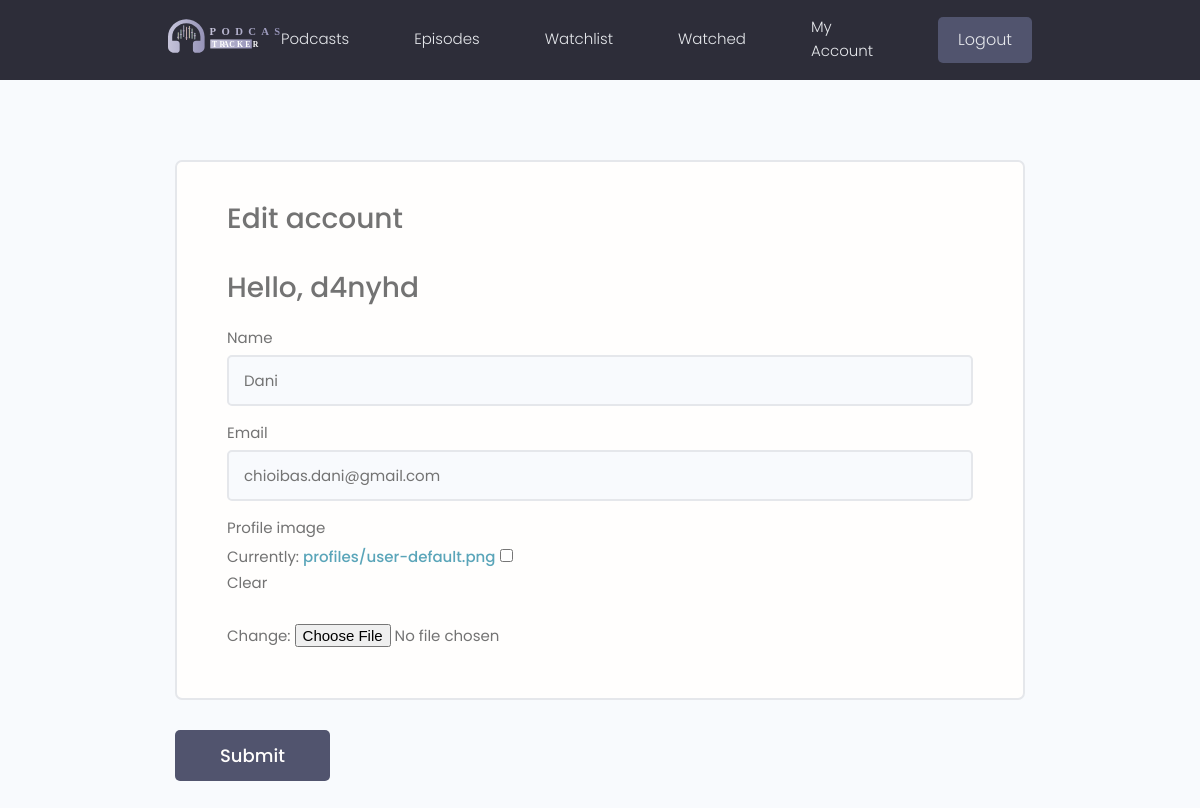
The app's page /users/edit-account/ (signed in) with its own data.
### users/models.py (models this page shows, shortened)
class Profile(models.Model):
    user = models.OneToOneField(User, on_delete=models.CASCADE, null=True, blank=True)
    name = models.CharField(max_length=200, blank=True, null=True)
    email = models.EmailField(max_length=500,blank=True,null=True)
    username = models.CharField(max_length=200, blank=True, null=True)
    profile_image = models.ImageField(null=True, blank=True, upload_to="profiles/", default="profiles/user-default.png")
    created = models.DateTimeField(auto_now_add=True)
    id = models.UUIDField(default=uuid.uuid4, unique=True, primary_key=True, editable=False)

### users/views.py (the view)
# urls.py: path("edit-account/",views.editAccount,name="edit-account"),
@login_required(login_url='login')
def editAccount(request):
    profile=request.user.profile
    form=ProfileForm(instance=profile)
    if request.method=='POST':
        form=ProfileForm(request.POST, request.FILES, instance=profile)
        if form.is_valid():
            form.save()
            messages.success(request, 'Account updated successfully.')
            return redirect('edit-account')
    context={'form':form,'username':profile.username}
    return render(request, 'users/profile_form.html', context)

### users/forms.py
class ProfileForm(ModelForm):
    class Meta:
        model = Profile
        fields= ['name','email','profile_image']
    def __init__(self, *args, **kwargs):
        super(ProfileForm, self).__init__(*args, **kwargs)
        for name, field in self.fields.items():
            field.widget.attrs.update({'class': 'input'})

### users/templates/users/profile_form.html (shortened to what this page needs)
{% extends 'main.html' %}
{% block content %}
    <main class="formPage my-xl">
        <div class="content-box">
            <div class="formWrapper">
                <h4>Edit account</h4>
                <br>
                <h4>Hello, {{username}}</h4>
                <form class="form" method="POST" action="{% url 'edit-account' %}" enctype="multipart/form-data">
                    {% for field in form %}
                    <div class="form__field">
                        {% if 'profile_imagea' in field.label_tag %}
                            <label for="{{ field.id_for_label }}">{{ field.label }} </label>
                            <img src="{{ field.value.url }}" alt="{{ field.label }}" width="0" height="0">
                        {% else %}
                            <label for="{{ field.id_for_label }}">{{ field.label }} </label>
                            {{ field }}
                        {% endif %}
                    </div>
                {% endfor %}
                    </div>
                    <input class="btn btn--sub btn--lg  my-md" type="submit" value="Submit" />
            </div>
    </main>
{% endblock content %}

### static/styles/app.css (style rules this page uses)
:root { --color-sub: #2d2d39; }
.btn--sub { background-color: var(--color-sub-light); }
.content-box { width: 95%; max-width: 85rem; margin: 0 auto; }
.formPage .formWrapper { list-style: none; background: var(--color-white); padding: 3.5rem 5rem; border: 2px solid var(--color-light); border-radius: 0.7rem; }

### static/uikit/styles/modules/_variables.css (style rules this page uses)
:root { --color-main: #5aa5b9; --color-main-light: #e6faff; --color-sub: #3f4156; --color-sub-light: #51546e; --color-sub-lighter: #ededfd; --color-text: #737373; --color-gray: #8b8b8b; --color-light: #e5e7eb; --color-light-gray: #767676; --color-bg: #f8fafd; --color-white: #fffefd; --color-white-light: #f3f3f3; --color-success: #359e64; --color-success-bg: #def8e8; --color-error: #fc4b0b; --color-error-bg: #fff2ee; --font-base: 'Poppins', arial, helvetica, 'Segoe UI', roboto, ubuntu, sans-serif; --font-monospace: 'Fira Code', 'Courier New', courier, monospace; --font-regular: 300; --font-medium: 500; --font-bold: 700; --generic-shadow: 1px 1px 5px #00000010; --generic-transition: all 0.3s ease-in-out; }

### static/uikit/styles/modules/_base.css (style rules this page uses)
* { margin: 0; padding: 0; box-sizing: border-box; text-rendering: optimizeLegibility; color: inherit; font-size: inherit; }
html { font-size: 50%; }
@media only screen and (min-width: 480px) { html { font-size: 56.25%; } }
@media only screen and (min-width: 1200px) { html { font-size: 62.5%; } }
body { line-height: 1.6; font-weight: 400; font-size: 1.5rem; color: var(--color-text); background-color: var(--color-bg); min-height: 100vh; }

### static/uikit/styles/modules/_typography.css (style rules this page uses)
* { font-family: var(--font-base); }
h4 { font-size: 2.8rem; font-weight: var(--font-medium); }
a { padding-bottom: 2px; text-decoration: none; display: inline-block; color: var(--color-main); font-weight: var(--font-medium); }

### static/uikit/styles/modules/_utilities.css (style rules this page uses)
.my-md { margin: 3rem auto; }
.my-xl { margin: 8rem auto; }

### static/uikit/styles/modules/_button.css (style rules this page uses)
.btn { display: inline-block; position: relative; cursor: pointer; background-color: var(--color-light); font-weight: var(--font-medium); color: var(--color-sub); text-decoration: none; padding: 1rem 2rem; border-radius: 0.5rem; border: none; width: -webkit-fit-content; width: -moz-fit-content; width: fit-content; height: -webkit-fit-content; height: -moz-fit-content; height: fit-content; font-size: 1.6rem; outline-width: 0; outline-color: transparent; -webkit-backface-visibility: hidden; backface-visibility: hidden; transition: all 0.3s ease-in-out; }
.btn--sub { background-color: var(--color-sub); color: var(--color-white); }
.btn--lg { font-size: 1.8rem; padding: 1.2rem 4.5rem; }

### static/uikit/styles/modules/_form.css (style rules this page uses)
.form { display: block; }
.form__field { margin-top: 1.5rem; margin-bottom: 1.5rem; }
.form__label, .form__field > label { display: block; margin-bottom: 0.5rem; color: var(--color-text); }
input.input[type='text'], input.input[type='email'], input.input[type='password'], input.input[type='number'], textarea.input { min-width: 24rem; width: 100%; padding: 1.2rem 1.5rem; border-radius: 0.5rem; border: 2px solid var(--color-light); transition: all 0.3s ease-in-out; background-color: var(--color-bg); }

### records on screen
Profile: username "d4nyhd", form "Dani" "chioibas.dani@gmail.com"

### other values on screen
{{ field.label }} "Name" "Email" "Profile image"
